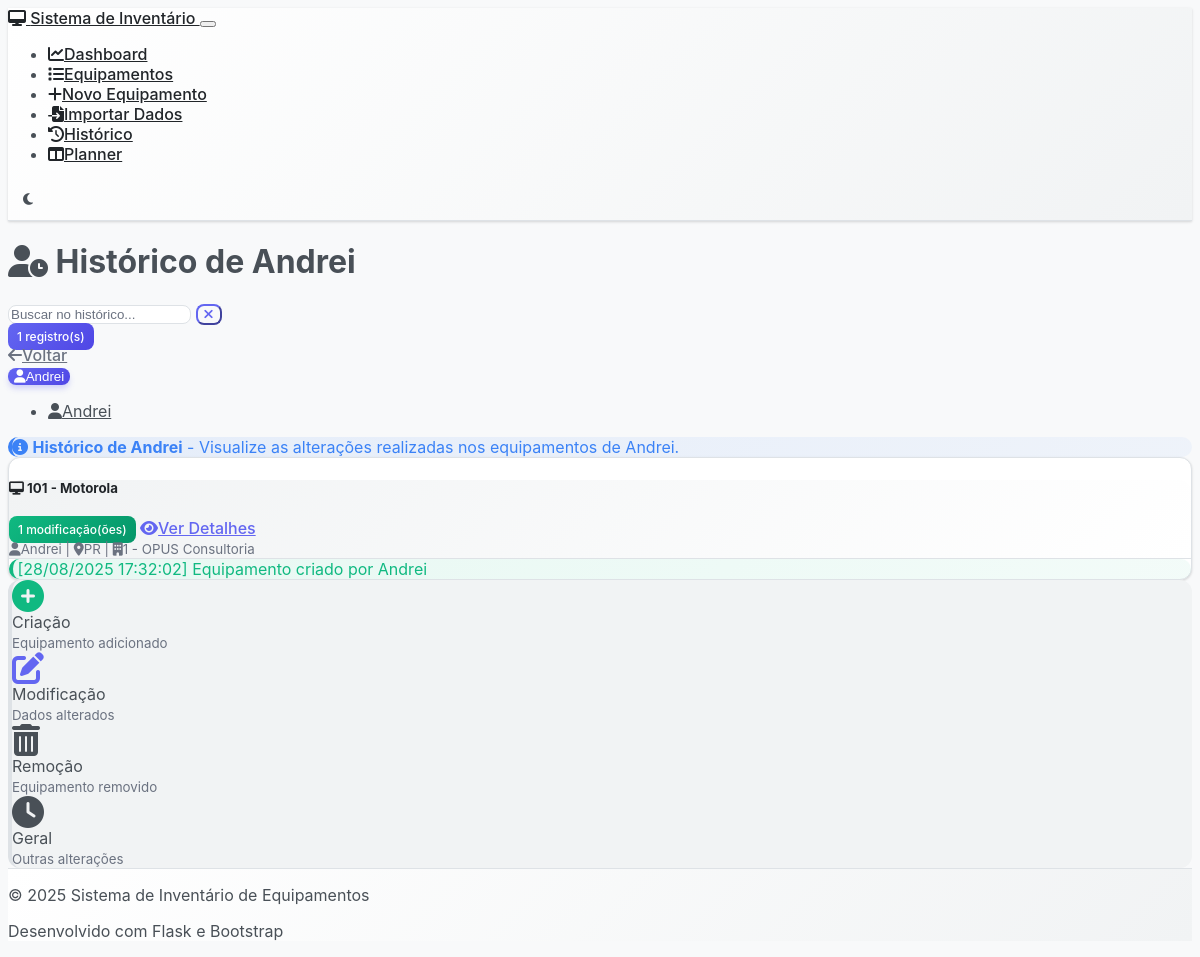
Page /history/profile/Andrei on the earlier database version.
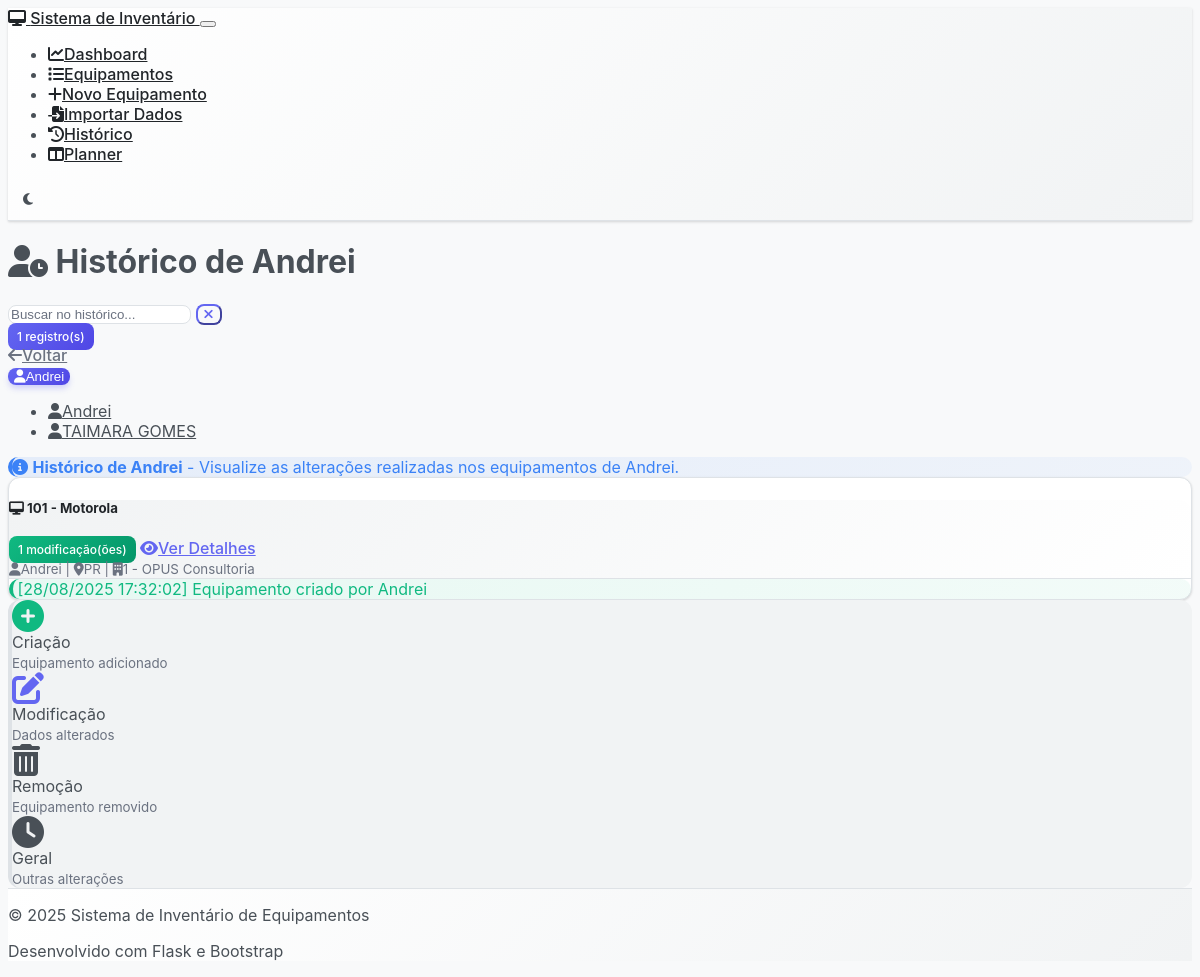
Same page on the later database version.
### models.py (models this page shows, shortened)
class Equipment(db.Model):
    __tablename__ = 'equipment'
    id = db.Column(db.Integer, primary_key=True)
    tipo_equipamento = db.Column(db.String(20), nullable=False, default='notebook')  # 'notebook' ou 'celular'
    responsavel = db.Column(db.String(100), nullable=False)
    uf = db.Column(db.String(2), nullable=False)
    centro_custo_id = db.Column(db.Integer, db.ForeignKey('centro_custo.id'), nullable=False)
    cnpj = db.Column(db.Text, nullable=False)  # Mudando para Text para permitir múltiplos CNPJs
    fornecedor = db.Column(db.String(100), nullable=True)  # Novo campo fornecedor
    modelo = db.Column(db.String(100), nullable=False)
    status = db.Column(db.String(50), nullable=False, default='Em uso')
    patrimonio = db.Column(db.String(50), unique=True, nullable=False)
    valor = db.Column(db.Float, nullable=False, default=0.0)
    marca = db.Column(db.String(50), nullable=True)
    processador = db.Column(db.String(100), nullable=True)
    memoria_ram = db.Column(db.String(20), nullable=True)
    hd_ssd = db.Column(db.String(50), nullable=True)
    sistema_operacional = db.Column(db.String(50), nullable=True)
    licenca_microsoft = db.Column(db.String(50), nullable=True)
    antivirus = db.Column(db.Boolean, default=False)
    termo_assinado = db.Column(db.Boolean, default=False)
    milvus_funcionando = db.Column(db.Boolean, default=False)
    imei = db.Column(db.String(20), nullable=True)  # Identificador único do celular
    linha_telefonica = db.Column(db.String(20), nullable=True)  # Número da linha (se houver chip)
    sistema_operacional_celular = db.Column(db.String(20), nullable=True)  # Android/iOS (separado do campo de notebook)
    data_aquisicao = db.Column(db.Date, nullable=True)
    data_baixa = db.Column(db.Date, nullable=True)
    created_at = db.Column(db.DateTime, default=datetime.utcnow)
    updated_at = db.Column(db.DateTime, default=datetime.utcnow, onupdate=datetime.utcnow)
    endereco = db.Column(db.String(200), nullable=True)
    telefone = db.Column(db.String(20), nullable=True)
    email = db.Column(db.String(100), nullable=True)
    link_termos = db.Column(db.String(500), nullable=True)  # Link dos termos assinados
    historico_modificacoes = db.Column(db.Text, nullable=True)  # Histórico de modificações
    senha = db.Column(db.String(255), nullable=True)  # Campo senha
    cc = db.Column(db.String(300), nullable=True)  # Centro de custo texto (legacy field)
    def get_history(self):
        import json
        if not self.historico_modificacoes:
            return []
        try:
            historico = json.loads(self.historico_modificacoes)
            if isinstance(historico, list):
                return historico
            else:
                return [str(historico)]
        except:
            return [str(self.historico_modificacoes)]  # Fallback for non-JSON data

### routes.py (the view)
@app.route('/history/profile/<profile_name>')
def history_by_profile(profile_name):
    equipment_list = Equipment.query.filter_by(responsavel=profile_name).all()
    equipment_with_history = [eq for eq in equipment_list if eq.get_history()]
    total_entries = sum(len(eq.get_history()) for eq in equipment_with_history)
    all_equipment = Equipment.query.all()
    equipment_with_any_history = [eq for eq in all_equipment if eq.get_history()]
    profiles = list(set([eq.responsavel for eq in equipment_with_any_history]))
    profiles.sort()
    return render_template('history_log.html',
                         equipment_list=equipment_with_history,
                         total_entries=total_entries,
                         profiles=profiles,
                         current_profile=profile_name)

### templates/history_log.html (shortened to what the changed rows need)
{% extends "base.html" %}
{% block content %}
<div class="row">
    <div class="col-12">
        <div class="d-flex justify-content-between align-items-center mb-4">
            <h1>
                <i class="fas fa-user-clock me-2"></i>
                {% if current_profile %}Histórico de {{ current_profile }}{% else %}Histórico por Usuário{% endif %}
            </h1>
            <div>
                {% if current_profile %}
                    <div class="input-group" style="width: 300px;">
                    </div>
                {% endif %}
                {% if total_entries %}
                    <span class="badge bg-primary fs-6 ms-2">{{ total_entries }} registro(s)</span>
                {% endif %}
            </div>
        </div>
    </div>
</div>
{% if show_profile_selection %}
<div class="row">
    <div class="col-12">
        <div class="card">
            <div class="card-header">
                <h5 class="card-title mb-0">
                    <i class="fas fa-users me-2"></i>
                    Selecione um usuário para ver o histórico
                </h5>
            </div>
            <div class="card-body">
                {% if profiles %}
                    <div class="row">
                        {% for profile in profiles %}
                        <div class="col-md-4 col-lg-3 mb-3">
                            <a href="{{ url_for('history_by_profile', profile_name=profile) }}"
                               class="card text-decoration-none h-100">
                                <div class="card-body text-center">
                                    <i class="fas fa-user fa-2x text-primary mb-3"></i>
                                    <h6 class="card-title">{{ profile }}</h6>
                                    <small class="text-muted">
                                        {% set user_equipment = [] %}
                                        {% for eq in equipment if eq.responsavel == profile and eq.get_history() %}
                                        {% endfor %}
                                        Ver histórico
                                    </small>
                                </div>
                            </a>
                        </div>
                        {% endfor %}
                    </div>
                {% else %}
                    <div class="text-center py-4">
                        <i class="fas fa-user-times fa-3x text-muted mb-3"></i>
                        <h5 class="text-muted">Nenhum usuário com histórico encontrado</h5>
                        <p class="text-muted">Ainda não há usuários com modificações registradas no sistema.</p>
                    </div>
                {% endif %}
            </div>
        </div>
    </div>
</div>
{% else %}
{% if profiles %}
<div class="row">
    <div class="col-12">
        <nav class="mb-4">
            <div class="d-flex align-items-center">
                <a href="{{ url_for('history_log') }}" class="btn btn-outline-secondary me-3">
                    <i class="fas fa-arrow-left me-1"></i>Voltar
                </a>
                <div class="dropdown">
                    <button class="btn btn-primary dropdown-toggle" type="button" data-bs-toggle="dropdown">
                        <i class="fas fa-user me-2"></i>{{ current_profile }}
                    </button>
                    <ul class="dropdown-menu">
                        {% for profile in profiles %}
                        <li><a class="dropdown-item {% if profile == current_profile %}active{% endif %}"
                               href="{{ url_for('history_by_profile', profile_name=profile) }}">
                            <i class="fas fa-user me-2"></i>{{ profile }}
                        </a></li>
                        {% endfor %}
                    </ul>
                </div>
            </div>
        </nav>
    </div>
</div>
{% endif %}
<div class="row">
    <div class="col-12">
        {% if equipment_list %}
            <div class="alert alert-info mb-4">
                <i class="fas fa-info-circle me-2"></i>
                <strong>Histórico de {{ current_profile }}</strong>
                - Visualize as alterações realizadas nos equipamentos de {{ current_profile }}.
            </div>
            {% for equipment in equipment_list %}
                {% if equipment.get_history() %}
                <div class="card mb-4">
                    <div class="card-header">
                        <div class="d-flex justify-content-between align-items-center">
                            <h5 class="mb-0">
                                <i class="fas fa-desktop me-2"></i>
                                <strong>{{ equipment.patrimonio }}</strong> - {{ equipment.modelo }}
                            </h5>
                            <div>
                                <span class="badge bg-success">{{ equipment.get_history()|length }} modificação(ões)</span>
                                <a href="{{ url_for('equipment_detail', id=equipment.id) }}" class="btn btn-sm btn-outline-primary ms-2">
                                    <i class="fas fa-eye me-1"></i>Ver Detalhes
                                </a>
                            </div>
                        </div>
                        <small class="text-muted">
                            <i class="fas fa-user me-1"></i>{{ equipment.responsavel }} |
                            <i class="fas fa-map-marker-alt me-1"></i>{{ equipment.uf }} |
                            <i class="fas fa-building me-1"></i>{{ equipment.cc }}
                        </small>
                    </div>
                    <div class="card-body">
                        <div class="timeline">
                            {% for entry in equipment.get_history()[::-1] %}
                            <div class="timeline-item mb-3">
                                <div class="alert
                                    {% if 'criado' in entry %}alert-success
                                    {% elif 'atualizado' in entry %}alert-primary
                                    {% elif 'removido' in entry %}alert-danger
                                    {% else %}alert-info{% endif %} mb-0">
                                    <div class="d-flex align-items-center">
                                        <span>{{ entry }}</span>
                                    </div>
                                </div>
                            </div>
                            {% endfor %}
                        </div>
                    </div>
                </div>
                {% endif %}
            {% endfor %}
        {% endif %}
    </div>
</div>
{% endif %}
{% endblock %}

Differences in the rows shown:
added Equipment: responsavel "TAIMARA GOMES", shown under "Histórico de Andrei"
